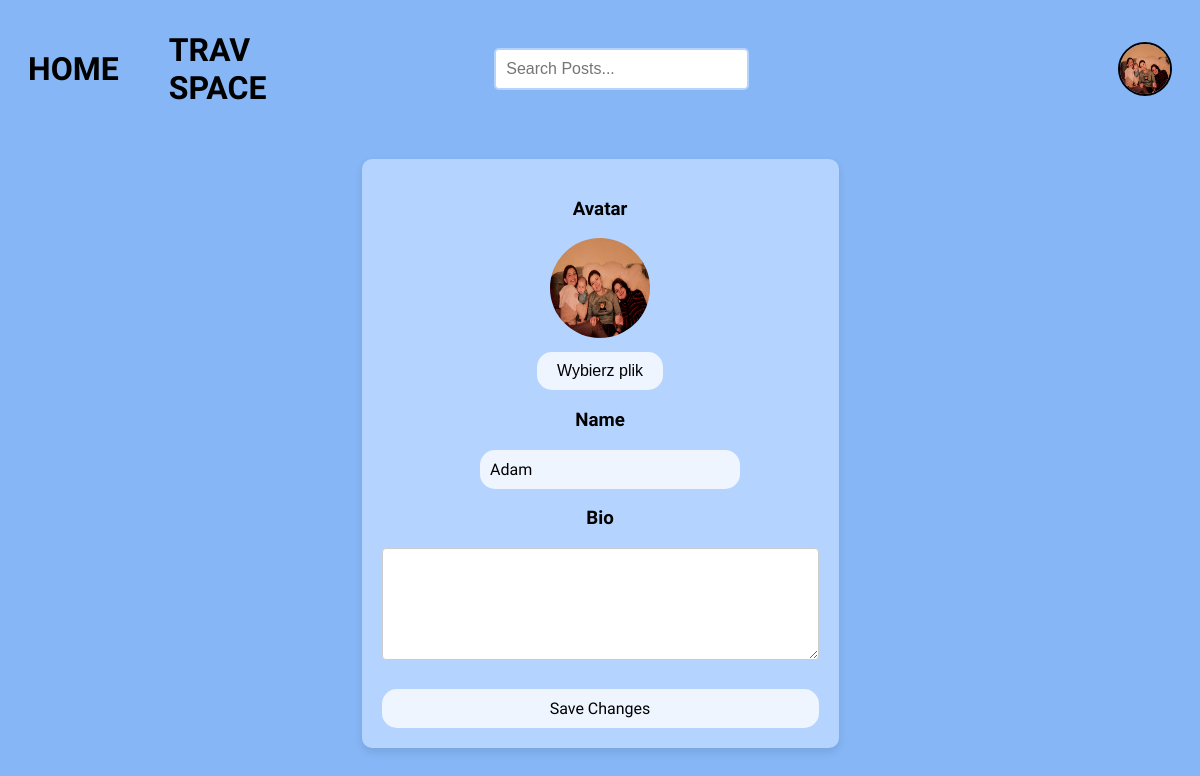
The page /edit_user/ (signed in) on the database its author committed.
### base/models.py (models this page shows)
class User(AbstractUser):
    name = models.CharField(max_length=100, null=True)
    email = models.EmailField(unique=True)
    bio = models.TextField(null=True, blank=True)
    avatar = models.ImageField(null=True, default='user-avatar.svg')
    USERNAME_FIELD = 'email'
    REQUIRED_FIELDS = ['username']

### base/views.py (the view)
# urls.py: path('edit_user/', views.editUser, name='edit_user'),
@login_required(login_url='login')
def editUser(request):
    user = request.user
    form = EditUserForm(instance=user)
    if request.method == 'POST':
        form = EditUserForm(request.POST, request.FILES, instance=user)
        if form.is_valid():
            form.save()
            return redirect('user_profile', username=user.username)
    context = {'form': form}
    return render(request, 'base/edit_user.html', context)

### base/forms.py
class EditUserForm(forms.ModelForm):
    class Meta:
        model = User
        fields = ['username', 'bio', 'avatar']
        widgets = {
            'username': forms.TextInput(attrs={'class': 'form-control'}),
            'bio': forms.Textarea(attrs={'class': 'form-control', 'rows': 5}),
            'avatar': forms.ClearableFileInput(attrs={'class': 'custom-file-input'}),
        }

### base/templates/base/edit_user.html (shortened to what this page needs)
{% extends 'main.html' %}
{% block content %}
<div class="profile-edit-container">
    <form method="POST" enctype="multipart/form-data" class="form-user-edit">
        <div class="form-group">
            <div>
                <h3>Avatar</h3>
            </div>
            <div class="avatar-section">
                <img src="{{ user.avatar.url }}" alt="Current avatar">
                <div>
                    <button type="button" class="custom-upload-btn" onclick="document.getElementById('id_avatar').click()">Wybierz plik</button>
                </div>
            </div>
        </div>
        <div class="form-group">
            <div>
                <h3>Name</h3>
            </div>
            {{ form.username }}
        </div>
        <div class="form-group">
            <div>
                <h3>Bio</h3>
            </div>
            {{ form.bio }}
        </div>
        <button type="submit" class="btn-submit">Save Changes</button>
    </form>
</div>
{% endblock %}

### templates/navbar.html (shortened to what this page needs)
{% load static %}
<div class="navbar-container">
    <div style="display: flex; align-items: center;">
        <a href="/" style="margin-right: 20px; margin-left: 10px;">
            <h1>HOME</h1>
        </a>
            <h1>TRAV SPACE</h1>
    </div>
    {% include 'searchbar.html' %}
    <div class="navbar-container-right">
        {% if request.user.is_authenticated %}
        <div class="dropdown">
            <div class="navbar-avatar">
                <a href="{% url 'user_profile' request.user.username %}"><img src="{{ request.user.avatar.url }}"/></a>
            </div>
        </div>
        {% else %}
        <div class="login-button">
            <a href="{% url 'login' %}">Login</a>
        </div>
        {% endif %}
    </div>
</div>

### static/styles/main.css (style rules this page uses)
body { background-color: #86B6F6; font-family: 'Source Sans 3', sans-serif; }
html { scrollbar-width: none; -ms-overflow-style: none; }
a { text-decoration: none; color: black; }

### static/styles/form.css (style rules this page uses)
.delete input[type="submit"], .form-register input[type="submit"], .form-login input[type="submit"], .btn-submit { font-family: inherit; font-size: inherit; background-color: #EEF5FF; color: black; border: none; padding: 10px; border-radius: 15px; cursor: pointer; display: block; width: 100%; margin-top: 10px; }

### static/styles/navbar.css (style rules this page uses)
.navbar-container { display: grid; grid-template-columns: 1fr 3fr 1fr; align-items: center; border-radius: 10px; margin: 10px; }
.navbar-container-right { display: flex; align-items: right; margin-left: auto; }
.dropdown { position: relative; display: inline-block; }
.navbar-avatar img { vertical-align: middle; width: 50px; height: 50px; border-radius: 50%; margin-left: 10px; margin-right: 10px; border: 2px solid black; }

### static/styles/edit-profile.css (style rules this page uses)
.profile-edit-container { display: flex; justify-content: center; align-items: center; flex-direction: column; }
.form-user-edit { background-color: #B4D4FF; padding: 20px; border-radius: 10px; max-width: 600px; margin: 20px auto; box-shadow: 0 4px 8px rgba(0, 0, 0, 0.1); align-items: center; justify-content: center; display: flex; flex-direction: column; }
.form-user-edit input[type="text"], .form-user-edit input[type="file"] { font-family: inherit; font-size: inherit; background-color: #EEF5FF; color: black; border: none; padding: 10px; border-radius: 15px; cursor: pointer; display: block; width: 100%; margin-top: 10px; }
.form-group textarea { width: 100%; padding: 10px; margin-bottom: 15px; border: 1px solid #ccc; border-radius: 4px; font-size: 16px; box-sizing: border-box; }
.form-group h3 { text-align: center; }
.avatar-section { flex: 0 0 200px; text-align: center; }
.avatar-section img { width: 100px; height: 100px; border-radius: 50%; }
.custom-upload-btn { background-color: #EEF5FF; color: black; padding: 10px 20px; border: none; border-radius: 15px; cursor: pointer; font-size: 16px; margin-top: 10px; }

### rows shown on the page
User: user.avatar (picture), avatar (picture), username "Adam"
